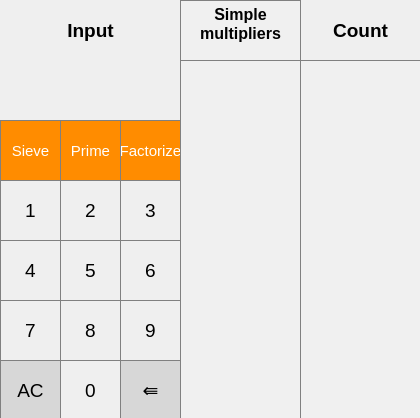
<?xml version="1.0" encoding="UTF-8"?>
<ui version="4.0">
 <class>PrimeNumbers</class>
 <widget class="QDialog" name="PrimeNumbers">
  <property name="geometry">
   <rect>
    <x>0</x>
    <y>0</y>
    <width>420</width>
    <height>418</height>
   </rect>
  </property>
  <property name="minimumSize">
   <size>
    <width>420</width>
    <height>418</height>
   </size>
  </property>
  <property name="maximumSize">
   <size>
    <width>420</width>
    <height>418</height>
   </size>
  </property>
  <property name="windowTitle">
   <string>lab2</string>
  </property>
  <widget class="QWidget" name="centralwidget" native="true">
   <property name="geometry">
    <rect>
     <x>0</x>
     <y>0</y>
     <width>421</width>
     <height>421</height>
    </rect>
   </property>
   <widget class="QPushButton" name="Button_1">
    <property name="geometry">
     <rect>
      <x>0</x>
      <y>180</y>
      <width>61</width>
      <height>61</height>
     </rect>
    </property>
    <property name="font">
     <font>
      <pointsize>14</pointsize>
     </font>
    </property>
    <property name="styleSheet">
     <string notr="true">QPushButton {
   border: 1px solid gray;
}
QPushButton:pressed {
    background-color: qlineargradient(x1: 0, y1: 0, x2: 0, y2: 1,
                                      stop: 0 #dadbde, stop: 1 #f6f7fa);
}</string>
    </property>
    <property name="text">
     <string>1</string>
    </property>
   </widget>
   <widget class="QPushButton" name="Button_2">
    <property name="geometry">
     <rect>
      <x>60</x>
      <y>180</y>
      <width>61</width>
      <height>61</height>
     </rect>
    </property>
    <property name="font">
     <font>
      <pointsize>14</pointsize>
     </font>
    </property>
    <property name="styleSheet">
     <string notr="true">QPushButton {
   border: 1px solid gray;
}
QPushButton:pressed {
    background-color: qlineargradient(x1: 0, y1: 0, x2: 0, y2: 1,
                                      stop: 0 #dadbde, stop: 1 #f6f7fa);
}</string>
    </property>
    <property name="text">
     <string>2</string>
    </property>
   </widget>
   <widget class="QPushButton" name="Button_6">
    <property name="geometry">
     <rect>
      <x>120</x>
      <y>240</y>
      <width>61</width>
      <height>61</height>
     </rect>
    </property>
    <property name="font">
     <font>
      <pointsize>14</pointsize>
     </font>
    </property>
    <property name="styleSheet">
     <string notr="true">QPushButton {
   border: 1px solid gray;
}
QPushButton:pressed {
    background-color: qlineargradient(x1: 0, y1: 0, x2: 0, y2: 1,
                                      stop: 0 #dadbde, stop: 1 #f6f7fa);
}</string>
    </property>
    <property name="text">
     <string>6</string>
    </property>
   </widget>
   <widget class="QPushButton" name="Button_4">
    <property name="geometry">
     <rect>
      <x>0</x>
      <y>240</y>
      <width>61</width>
      <height>61</height>
     </rect>
    </property>
    <property name="font">
     <font>
      <pointsize>14</pointsize>
     </font>
    </property>
    <property name="styleSheet">
     <string notr="true">QPushButton {
   border: 1px solid gray;
}
QPushButton:pressed {
    background-color: qlineargradient(x1: 0, y1: 0, x2: 0, y2: 1,
                                      stop: 0 #dadbde, stop: 1 #f6f7fa);
}</string>
    </property>
    <property name="text">
     <string>4</string>
    </property>
   </widget>
   <widget class="QPushButton" name="Button_5">
    <property name="geometry">
     <rect>
      <x>60</x>
      <y>240</y>
      <width>61</width>
      <height>61</height>
     </rect>
    </property>
    <property name="font">
     <font>
      <pointsize>14</pointsize>
     </font>
    </property>
    <property name="styleSheet">
     <string notr="true">QPushButton {
   border: 1px solid gray;
}
QPushButton:pressed {
    background-color: qlineargradient(x1: 0, y1: 0, x2: 0, y2: 1,
                                      stop: 0 #dadbde, stop: 1 #f6f7fa);
}</string>
    </property>
    <property name="text">
     <string>5</string>
    </property>
   </widget>
   <widget class="QPushButton" name="Button_7">
    <property name="geometry">
     <rect>
      <x>0</x>
      <y>300</y>
      <width>61</width>
      <height>61</height>
     </rect>
    </property>
    <property name="font">
     <font>
      <pointsize>14</pointsize>
     </font>
    </property>
    <property name="styleSheet">
     <string notr="true">QPushButton {
   border: 1px solid gray;
}
QPushButton:pressed {
    background-color: qlineargradient(x1: 0, y1: 0, x2: 0, y2: 1,
                                      stop: 0 #dadbde, stop: 1 #f6f7fa);
}</string>
    </property>
    <property name="text">
     <string>7</string>
    </property>
   </widget>
   <widget class="QPushButton" name="Button_3">
    <property name="geometry">
     <rect>
      <x>120</x>
      <y>180</y>
      <width>61</width>
      <height>61</height>
     </rect>
    </property>
    <property name="font">
     <font>
      <pointsize>14</pointsize>
     </font>
    </property>
    <property name="styleSheet">
     <string notr="true">QPushButton {
   border: 1px solid gray;
}
QPushButton:pressed {
    background-color: qlineargradient(x1: 0, y1: 0, x2: 0, y2: 1,
                                      stop: 0 #dadbde, stop: 1 #f6f7fa);
}</string>
    </property>
    <property name="text">
     <string>3</string>
    </property>
   </widget>
   <widget class="QPushButton" name="Button_9">
    <property name="geometry">
     <rect>
      <x>120</x>
      <y>300</y>
      <width>61</width>
      <height>61</height>
     </rect>
    </property>
    <property name="font">
     <font>
      <pointsize>14</pointsize>
     </font>
    </property>
    <property name="styleSheet">
     <string notr="true">QPushButton {
   border: 1px solid gray;
}
QPushButton:pressed {
    background-color: qlineargradient(x1: 0, y1: 0, x2: 0, y2: 1,
                                      stop: 0 #dadbde, stop: 1 #f6f7fa);
}</string>
    </property>
    <property name="text">
     <string>9</string>
    </property>
   </widget>
   <widget class="QPushButton" name="Button_0">
    <property name="geometry">
     <rect>
      <x>60</x>
      <y>360</y>
      <width>61</width>
      <height>61</height>
     </rect>
    </property>
    <property name="font">
     <font>
      <pointsize>14</pointsize>
     </font>
    </property>
    <property name="styleSheet">
     <string notr="true">QPushButton {
   border: 1px solid gray;
}
QPushButton:pressed {
    background-color: qlineargradient(x1: 0, y1: 0, x2: 0, y2: 1,
                                      stop: 0 #dadbde, stop: 1 #f6f7fa);
}</string>
    </property>
    <property name="text">
     <string>0</string>
    </property>
   </widget>
   <widget class="QPushButton" name="Button_8">
    <property name="geometry">
     <rect>
      <x>60</x>
      <y>300</y>
      <width>61</width>
      <height>61</height>
     </rect>
    </property>
    <property name="font">
     <font>
      <pointsize>14</pointsize>
     </font>
    </property>
    <property name="styleSheet">
     <string notr="true">QPushButton {
   border: 1px solid gray;
}
QPushButton:pressed {
    background-color: qlineargradient(x1: 0, y1: 0, x2: 0, y2: 1,
                                      stop: 0 #dadbde, stop: 1 #f6f7fa);
}</string>
    </property>
    <property name="text">
     <string>8</string>
    </property>
   </widget>
   <widget class="QPushButton" name="Button_BackSpace">
    <property name="geometry">
     <rect>
      <x>120</x>
      <y>360</y>
      <width>61</width>
      <height>61</height>
     </rect>
    </property>
    <property name="font">
     <font>
      <pointsize>14</pointsize>
     </font>
    </property>
    <property name="styleSheet">
     <string notr="true">QPushButton {
  background-color: rgb(215, 215, 215);
  border: 1px solid gray;
}
QPushButton:pressed {
    background-color: qlineargradient(x1: 0, y1: 0, x2: 0, y2: 1,
                                      stop: 0 #BEBEBE, stop: 1 #D7D7D7);
}</string>
    </property>
    <property name="text">
     <string>⇚</string>
    </property>
   </widget>
   <widget class="QPushButton" name="Button_Clear">
    <property name="geometry">
     <rect>
      <x>0</x>
      <y>360</y>
      <width>61</width>
      <height>61</height>
     </rect>
    </property>
    <property name="font">
     <font>
      <pointsize>14</pointsize>
     </font>
    </property>
    <property name="styleSheet">
     <string notr="true">QPushButton {
  background-color: rgb(215, 215, 215);
  border: 1px solid gray;
}
QPushButton:pressed {
    background-color: qlineargradient(x1: 0, y1: 0, x2: 0, y2: 1,
                                      stop: 0 #BEBEBE, stop: 1 #D7D7D7);
}</string>
    </property>
    <property name="text">
     <string>AC</string>
    </property>
   </widget>
   <widget class="QLabel" name="Main_label">
    <property name="geometry">
     <rect>
      <x>0</x>
      <y>60</y>
      <width>181</width>
      <height>61</height>
     </rect>
    </property>
    <property name="font">
     <font>
      <pointsize>16</pointsize>
     </font>
    </property>
    <property name="styleSheet">
     <string notr="true">QLabel {
  border: 1px solid gray;
}
	background-color : white;

</string>
    </property>
    <property name="text">
     <string/>
    </property>
    <property name="alignment">
     <set>Qt::AlignCenter</set>
    </property>
   </widget>
   <widget class="QPushButton" name="Button_EratospheneSieve">
    <property name="geometry">
     <rect>
      <x>0</x>
      <y>120</y>
      <width>61</width>
      <height>61</height>
     </rect>
    </property>
    <property name="font">
     <font>
      <pointsize>11</pointsize>
     </font>
    </property>
    <property name="styleSheet">
     <string notr="true">QPushButton {
  background-color: rgb(255, 140, 0);
  color: white; 
  border: 1px solid gray;
}

QPushButton:pressed {
    background-color: qlineargradient(x1: 0, y1: 0, x2: 0, y2: 1,
                                      stop: 0 #FF7832, stop: 1 #FF9739);
}</string>
    </property>
    <property name="text">
     <string>Sieve</string>
    </property>
   </widget>
   <widget class="QTextEdit" name="ShowCount">
    <property name="geometry">
     <rect>
      <x>300</x>
      <y>60</y>
      <width>121</width>
      <height>361</height>
     </rect>
    </property>
    <property name="font">
     <font>
      <pointsize>14</pointsize>
     </font>
    </property>
    <property name="styleSheet">
     <string notr="true">QTextEdit {
  border: 1px solid gray;
  background-color: rgb(240,240,240);
}
</string>
    </property>
    <property name="readOnly">
     <bool>true</bool>
    </property>
    <property name="html">
     <string>&lt;!DOCTYPE HTML PUBLIC &quot;-//W3C//DTD HTML 4.0//EN&quot; &quot;http://www.w3.org/TR/REC-html40/strict.dtd&quot;&gt;
&lt;html&gt;&lt;head&gt;&lt;meta name=&quot;qrichtext&quot; content=&quot;1&quot; /&gt;&lt;meta charset=&quot;utf-8&quot; /&gt;&lt;style type=&quot;text/css&quot;&gt;
p, li { white-space: pre-wrap; }
hr { height: 1px; border-width: 0; }
li.unchecked::marker { content: &quot;\2610&quot;; }
li.checked::marker { content: &quot;\2612&quot;; }
&lt;/style&gt;&lt;/head&gt;&lt;body style=&quot; font-family:'Segoe UI'; font-size:14pt; font-weight:400; font-style:normal;&quot;&gt;
&lt;p align=&quot;center&quot; style=&quot;-qt-paragraph-type:empty; margin-top:0px; margin-bottom:0px; margin-left:0px; margin-right:0px; -qt-block-indent:0; text-indent:0px;&quot;&gt;&lt;br /&gt;&lt;/p&gt;&lt;/body&gt;&lt;/html&gt;</string>
    </property>
   </widget>
   <widget class="QTextEdit" name="ShowMultipliers">
    <property name="geometry">
     <rect>
      <x>180</x>
      <y>60</y>
      <width>121</width>
      <height>361</height>
     </rect>
    </property>
    <property name="font">
     <font>
      <pointsize>14</pointsize>
     </font>
    </property>
    <property name="styleSheet">
     <string notr="true">QTextEdit {
  border: 1px solid gray;
  background-color: rgb(240,240,240);
}
</string>
    </property>
    <property name="readOnly">
     <bool>true</bool>
    </property>
    <property name="html">
     <string>&lt;!DOCTYPE HTML PUBLIC &quot;-//W3C//DTD HTML 4.0//EN&quot; &quot;http://www.w3.org/TR/REC-html40/strict.dtd&quot;&gt;
&lt;html&gt;&lt;head&gt;&lt;meta name=&quot;qrichtext&quot; content=&quot;1&quot; /&gt;&lt;meta charset=&quot;utf-8&quot; /&gt;&lt;style type=&quot;text/css&quot;&gt;
p, li { white-space: pre-wrap; }
hr { height: 1px; border-width: 0; }
li.unchecked::marker { content: &quot;\2610&quot;; }
li.checked::marker { content: &quot;\2612&quot;; }
&lt;/style&gt;&lt;/head&gt;&lt;body style=&quot; font-family:'Segoe UI'; font-size:14pt; font-weight:400; font-style:normal;&quot;&gt;
&lt;p align=&quot;center&quot; style=&quot;-qt-paragraph-type:empty; margin-top:0px; margin-bottom:0px; margin-left:0px; margin-right:0px; -qt-block-indent:0; text-indent:0px;&quot;&gt;&lt;br /&gt;&lt;/p&gt;&lt;/body&gt;&lt;/html&gt;</string>
    </property>
   </widget>
   <widget class="QPushButton" name="Button_IsPrime">
    <property name="geometry">
     <rect>
      <x>60</x>
      <y>120</y>
      <width>61</width>
      <height>61</height>
     </rect>
    </property>
    <property name="font">
     <font>
      <pointsize>11</pointsize>
     </font>
    </property>
    <property name="styleSheet">
     <string notr="true">QPushButton {
  background-color: rgb(255, 140, 0);
  color: white; 
  border: 1px solid gray;
}

QPushButton:pressed {
    background-color: qlineargradient(x1: 0, y1: 0, x2: 0, y2: 1,
                                      stop: 0 #FF7832, stop: 1 #FF9739);
}</string>
    </property>
    <property name="text">
     <string>Prime</string>
    </property>
   </widget>
   <widget class="QPushButton" name="Button_Factorize">
    <property name="geometry">
     <rect>
      <x>120</x>
      <y>120</y>
      <width>61</width>
      <height>61</height>
     </rect>
    </property>
    <property name="font">
     <font>
      <pointsize>11</pointsize>
     </font>
    </property>
    <property name="styleSheet">
     <string notr="true">QPushButton {
  background-color: rgb(255, 140, 0);
  color: white; 
  border: 1px solid gray;
}

QPushButton:pressed {
    background-color: qlineargradient(x1: 0, y1: 0, x2: 0, y2: 1,
                                      stop: 0 #FF7832, stop: 1 #FF9739);
}</string>
    </property>
    <property name="text">
     <string>Factorize</string>
    </property>
   </widget>
   <widget class="QLabel" name="label_Input">
    <property name="geometry">
     <rect>
      <x>0</x>
      <y>0</y>
      <width>181</width>
      <height>61</height>
     </rect>
    </property>
    <property name="font">
     <font>
      <pointsize>14</pointsize>
      <bold>true</bold>
     </font>
    </property>
    <property name="styleSheet">
     <string notr="true">QLabel {
  border: 1px solid gray;
}

background-color : white;</string>
    </property>
    <property name="text">
     <string>Input</string>
    </property>
    <property name="textFormat">
     <enum>Qt::AutoText</enum>
    </property>
    <property name="alignment">
     <set>Qt::AlignCenter</set>
    </property>
   </widget>
   <widget class="QTextEdit" name="label_Multipliers">
    <property name="geometry">
     <rect>
      <x>180</x>
      <y>0</y>
      <width>121</width>
      <height>61</height>
     </rect>
    </property>
    <property name="font">
     <font>
      <pointsize>16</pointsize>
      <bold>true</bold>
     </font>
    </property>
    <property name="styleSheet">
     <string notr="true">QTextEdit {
  border: 1px solid gray;
  background-color: rgb(240,240,240);
}
</string>
    </property>
    <property name="readOnly">
     <bool>true</bool>
    </property>
    <property name="html">
     <string>&lt;!DOCTYPE HTML PUBLIC &quot;-//W3C//DTD HTML 4.0//EN&quot; &quot;http://www.w3.org/TR/REC-html40/strict.dtd&quot;&gt;
&lt;html&gt;&lt;head&gt;&lt;meta name=&quot;qrichtext&quot; content=&quot;1&quot; /&gt;&lt;meta charset=&quot;utf-8&quot; /&gt;&lt;style type=&quot;text/css&quot;&gt;
p, li { white-space: pre-wrap; }
hr { height: 1px; border-width: 0; }
li.unchecked::marker { content: &quot;\2610&quot;; }
li.checked::marker { content: &quot;\2612&quot;; }
&lt;/style&gt;&lt;/head&gt;&lt;body style=&quot; font-family:'Segoe UI'; font-size:16pt; font-weight:700; font-style:normal;&quot;&gt;
&lt;p align=&quot;center&quot; style=&quot; margin-top:0px; margin-bottom:0px; margin-left:0px; margin-right:0px; -qt-block-indent:0; text-indent:0px;&quot;&gt;&lt;span style=&quot; font-size:12pt;&quot;&gt;Simple&lt;/span&gt;&lt;/p&gt;
&lt;p align=&quot;center&quot; style=&quot; margin-top:0px; margin-bottom:0px; margin-left:0px; margin-right:0px; -qt-block-indent:0; text-indent:0px;&quot;&gt;&lt;span style=&quot; font-size:12pt;&quot;&gt;multipliers&lt;/span&gt;&lt;/p&gt;&lt;/body&gt;&lt;/html&gt;</string>
    </property>
   </widget>
   <widget class="QLabel" name="label_Count">
    <property name="geometry">
     <rect>
      <x>300</x>
      <y>0</y>
      <width>121</width>
      <height>61</height>
     </rect>
    </property>
    <property name="font">
     <font>
      <pointsize>14</pointsize>
      <bold>true</bold>
     </font>
    </property>
    <property name="styleSheet">
     <string notr="true">QLabel {
  border: 1px solid gray;
}

background-color : white;</string>
    </property>
    <property name="text">
     <string>Count</string>
    </property>
    <property name="textFormat">
     <enum>Qt::AutoText</enum>
    </property>
    <property name="alignment">
     <set>Qt::AlignCenter</set>
    </property>
   </widget>
  </widget>
 </widget>
 <resources/>
 <connections/>
</ui>
